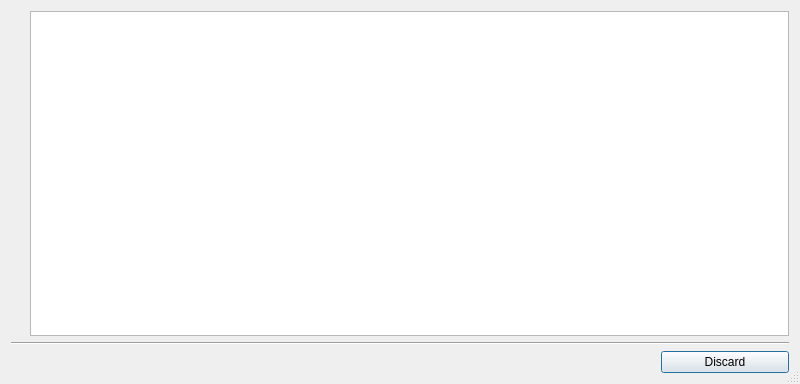
<?xml version="1.0" encoding="UTF-8"?>
<ui version="4.0">
 <class>HelpDialog</class>
 <widget class="QDialog" name="HelpDialog">
  <property name="geometry">
   <rect>
    <x>0</x>
    <y>0</y>
    <width>800</width>
    <height>384</height>
   </rect>
  </property>
  <property name="windowTitle">
   <string>Help Screen</string>
  </property>
  <property name="sizeGripEnabled">
   <bool>true</bool>
  </property>
  <property name="modal">
   <bool>true</bool>
  </property>
  <layout class="QVBoxLayout" name="verticalLayout">
   <item>
    <layout class="QHBoxLayout" name="horizontalLayout_2">
     <property name="spacing">
      <number>12</number>
     </property>
     <item>
      <widget class="QLabel" name="label">
       <property name="text">
        <string/>
       </property>
       <property name="pixmap">
        <pixmap resource="../res/resources.qrc">:/images/x264.png</pixmap>
       </property>
       <property name="scaledContents">
        <bool>false</bool>
       </property>
       <property name="alignment">
        <set>Qt::AlignLeading|Qt::AlignLeft|Qt::AlignTop</set>
       </property>
      </widget>
     </item>
     <item>
      <widget class="QPlainTextEdit" name="plainTextEdit">
       <property name="font">
        <font>
         <family>Lucida Console</family>
         <pointsize>9</pointsize>
        </font>
       </property>
       <property name="horizontalScrollBarPolicy">
        <enum>Qt::ScrollBarAlwaysOff</enum>
       </property>
       <property name="lineWrapMode">
        <enum>QPlainTextEdit::WidgetWidth</enum>
       </property>
       <property name="readOnly">
        <bool>true</bool>
       </property>
      </widget>
     </item>
    </layout>
   </item>
   <item>
    <widget class="QFrame" name="frame">
     <property name="frameShape">
      <enum>QFrame::HLine</enum>
     </property>
     <property name="frameShadow">
      <enum>QFrame::Sunken</enum>
     </property>
    </widget>
   </item>
   <item>
    <layout class="QHBoxLayout" name="horizontalLayout">
     <item>
      <spacer name="horizontalSpacer">
       <property name="orientation">
        <enum>Qt::Horizontal</enum>
       </property>
       <property name="sizeHint" stdset="0">
        <size>
         <width>40</width>
         <height>20</height>
        </size>
       </property>
      </spacer>
     </item>
     <item>
      <widget class="QPushButton" name="buttonClose">
       <property name="minimumSize">
        <size>
         <width>128</width>
         <height>0</height>
        </size>
       </property>
       <property name="text">
        <string>Discard</string>
       </property>
       <property name="flat">
        <bool>false</bool>
       </property>
      </widget>
     </item>
    </layout>
   </item>
  </layout>
 </widget>
 <resources>
  <include location="../res/resources.qrc"/>
 </resources>
 <connections>
  <connection>
   <sender>buttonClose</sender>
   <signal>clicked()</signal>
   <receiver>HelpDialog</receiver>
   <slot>close()</slot>
   <hints>
    <hint type="sourcelabel">
     <x>645</x>
     <y>362</y>
    </hint>
    <hint type="destinationlabel">
     <x>359</x>
     <y>191</y>
    </hint>
   </hints>
  </connection>
 </connections>
</ui>
